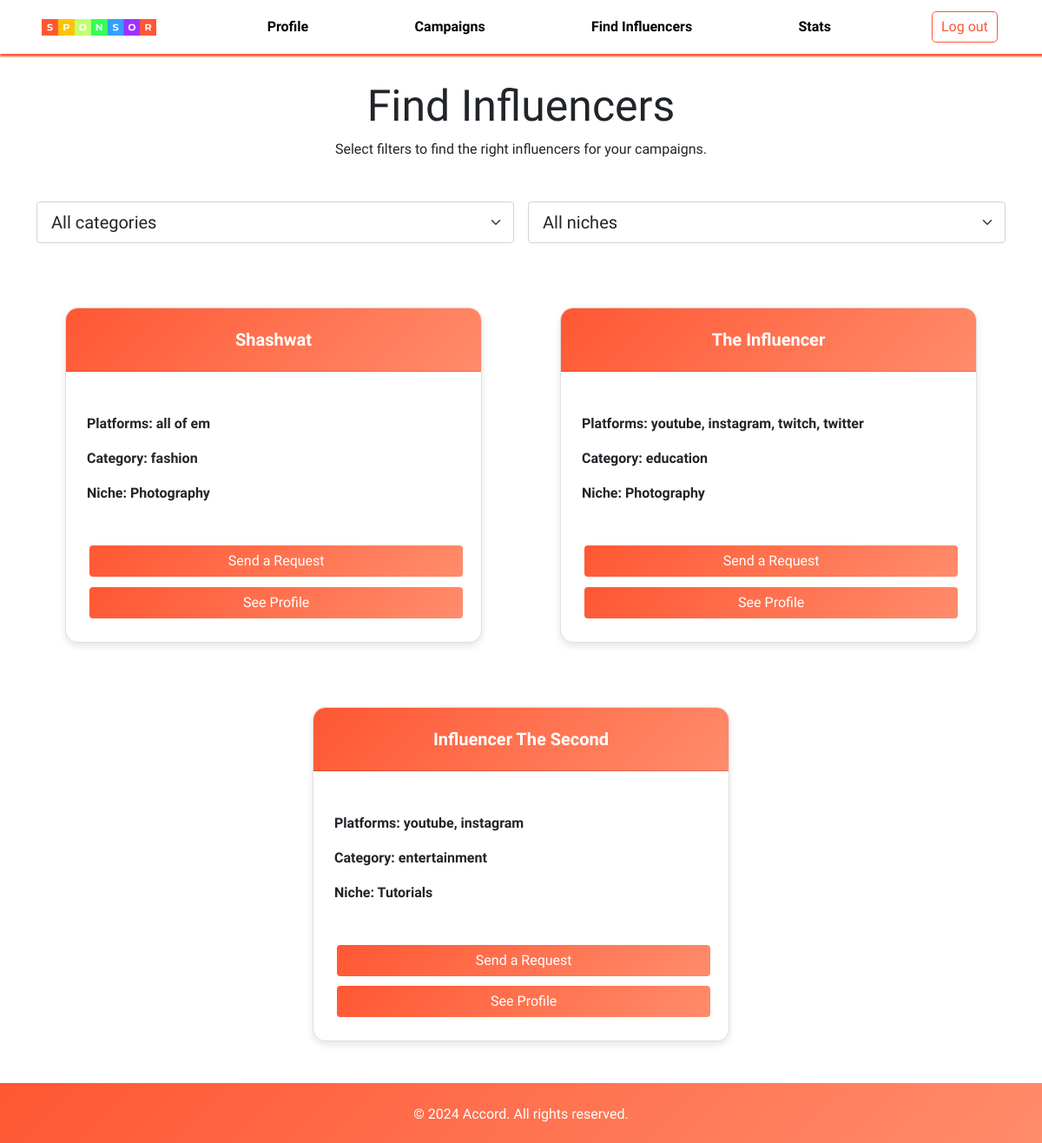
The app's page /sponsor/find, older data.
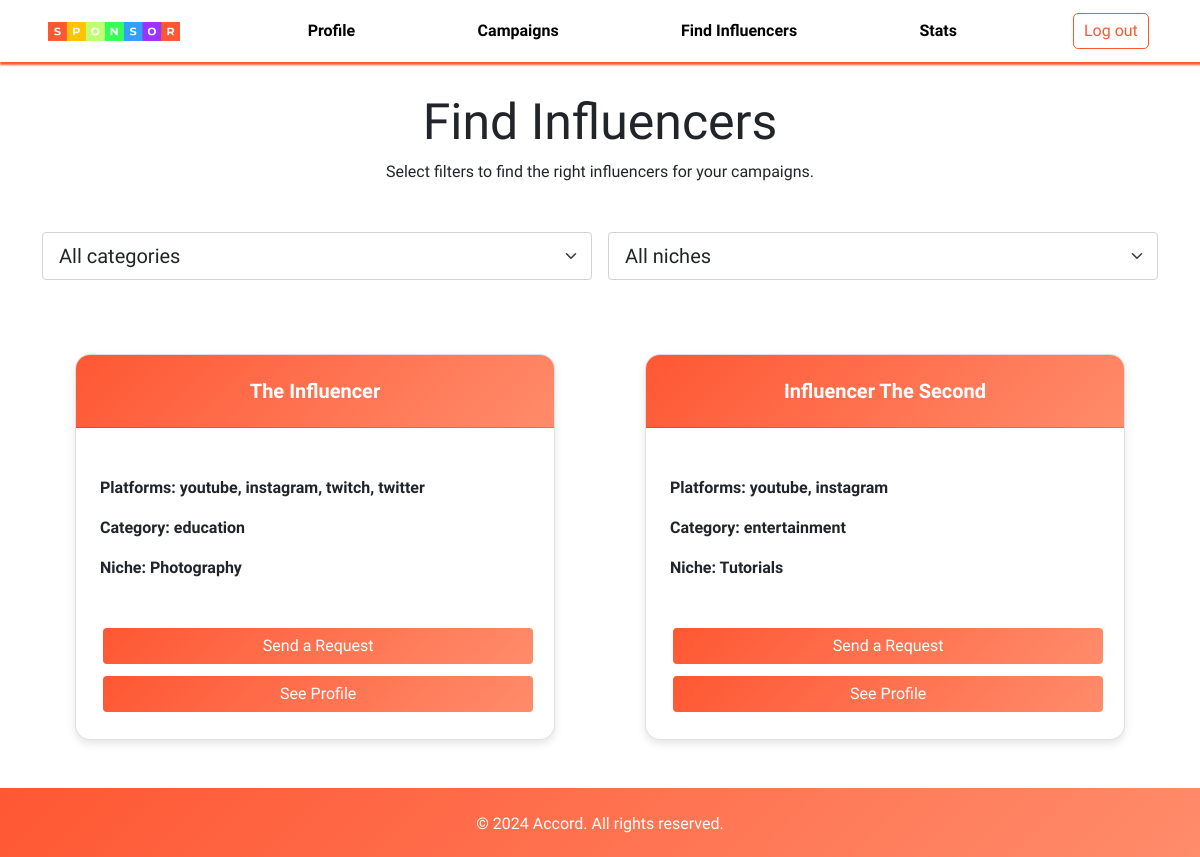
The same page, newer data.
### application/models.py (models this page shows, shortened)
class Influencer(db.Model, UserMixin):
    __tablename__ = 'Influencer'
    username = db.Column(db.String, primary_key=True)
    password = db.Column(db.String, nullable=False)
    name = db.Column(db.String)
    bio = db.Column(db.String)
    platforms = db.Column(db.String)
    category = db.Column(db.String)
    niche = db.Column(db.String)
    flag = db.Column(db.Integer)

### application/controllers.py (the view, shortened to what this page needs)
@app.route('/sponsor/find', methods=['GET','POST'])
def sponsor_find():
    if request.method == 'GET':
        if request.args.get('category') and request.args.get('niche'):
            category = request.args.get('category')
            niche = request.args.get('niche')
            adrequest_subquery = (
                db.session.query(
                        AdRequests.influencer.label('influencer'),
                        db.func.count(AdRequests.status).filter(AdRequests.status == 4).label('adrequests_count')
                    )
                    .group_by(AdRequests.influencer)
                    .subquery()
            )
            influencers = (
                db.session.query(
                    Influencer,
                    adrequest_subquery.c.adrequests_count
                )
                .filter(Influencer.category == category, Influencer.niche == niche)
                .outerjoin(adrequest_subquery, Influencer.username == adrequest_subquery.c.influencer)
                .all()
            )
        else:
            adrequest_subquery = (
                db.session.query(
                        AdRequests.influencer.label('influencer'),
                        db.func.count(AdRequests.status).filter(AdRequests.status == 4).label('adrequests_count')
                    )
                    .group_by(AdRequests.influencer)
                    .subquery()
            )
            influencers = (
                db.session.query(
                    Influencer,
                    adrequest_subquery.c.adrequests_count
                )
                .outerjoin(adrequest_subquery, Influencer.username == adrequest_subquery.c.influencer)
                .all()
            )
        campaigns = Campaign.query.filter(Campaign.sponsor == 'sponsor').all()
        return render_template('sponsorsearch.html', influencers=influencers, campaigns=campaigns)
    return render_template('sponsorsearch.html')

### templates/sponsorsearch.html (shortened to what the changed rows need)
<!DOCTYPE html>
<html>
<head>
    <link href="https://cdn.jsdelivr.net/npm/bootstrap@5.0.2/dist/css/bootstrap.min.css" rel="stylesheet">
    <link rel="stylesheet" href="https://cdnjs.cloudflare.com/ajax/libs/font-awesome/6.0.0-beta3/css/all.min.css">
    <link rel="stylesheet" href="{{ url_for('static', filename='search.css') }}">
    <link rel="stylesheet" href="{{ url_for('static', filename='nav.css') }}">
    <link rel="stylesheet" href="https://unpkg.com/swiper/swiper-bundle.min.css">
</head>
<body>
    <div class="container">
        <div class="row text-center">
            <h1 class="header">Find Influencers</h1>
        </div>
        <div class="row justify-content-center">
            {% if influencers[0] %}
                {% for influencer, adrequest_count in influencers %}
                <div class="col-md-6 card-container mb-4">
                    <div class="card" style="width: 30rem;">
                        <div class="card-header">
                            <h5 class="card-title"><strong>{{ influencer.name }}</strong></h5>
                        </div>
                        <div class="card-body">
                            <div>
                                <br>
                                <p class="card-text"><strong>Platforms: {{ influencer.platforms.replace(',', ', ') }}</strong></p>
                                <p class="card-text"><strong>Category: {{ influencer.category }}</strong></p>
                                <p class="card-text"><strong>Niche: {{ influencer.niche }}</strong></p>
                                <br>
                                <button class="btn btn-custom w-100 mt-2 collab-btn" type="button" data-bs-toggle="modal" data-bs-target="#adRequestModal{{ loop.index0 }}">
                                    Send a Request
                                </button>
                                <button class="btn btn-custom w-100 mt-2 licence-btn" type="button" data-bs-toggle="modal" data-bs-target="#profileModal{{ loop.index0 }}">
                                    See Profile
                                </button>
                            </div>
                        </div>
                    </div>
                </div>
                {% endfor %}
            {% endif %}
        </div>
    </div>
    <br>
</body>
</html>

Row changes from the older to the newer data that the page shows:
removed Influencer: name "Shashwat", platforms.replace "all of em", category "fashion", niche "Photography"
